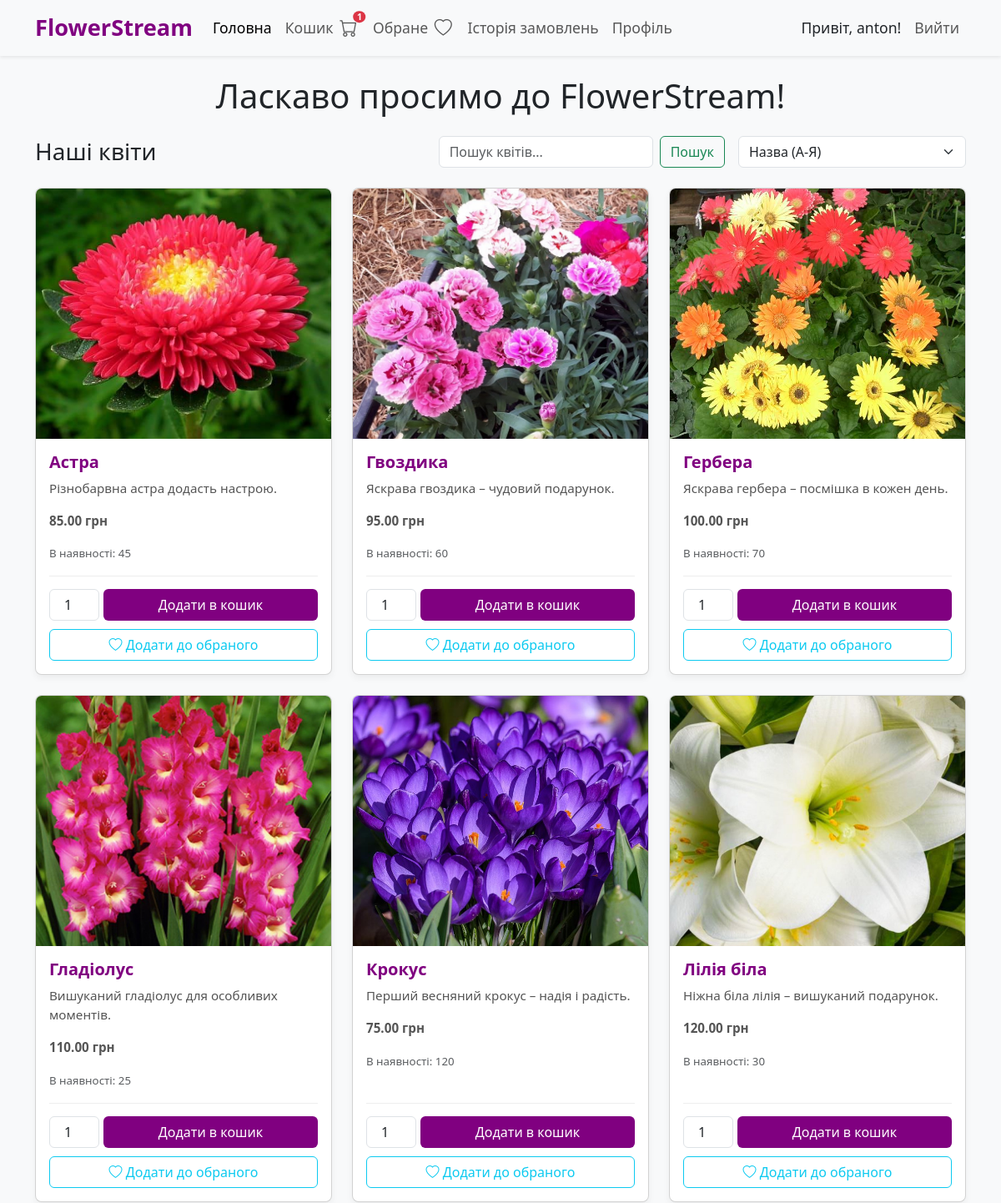
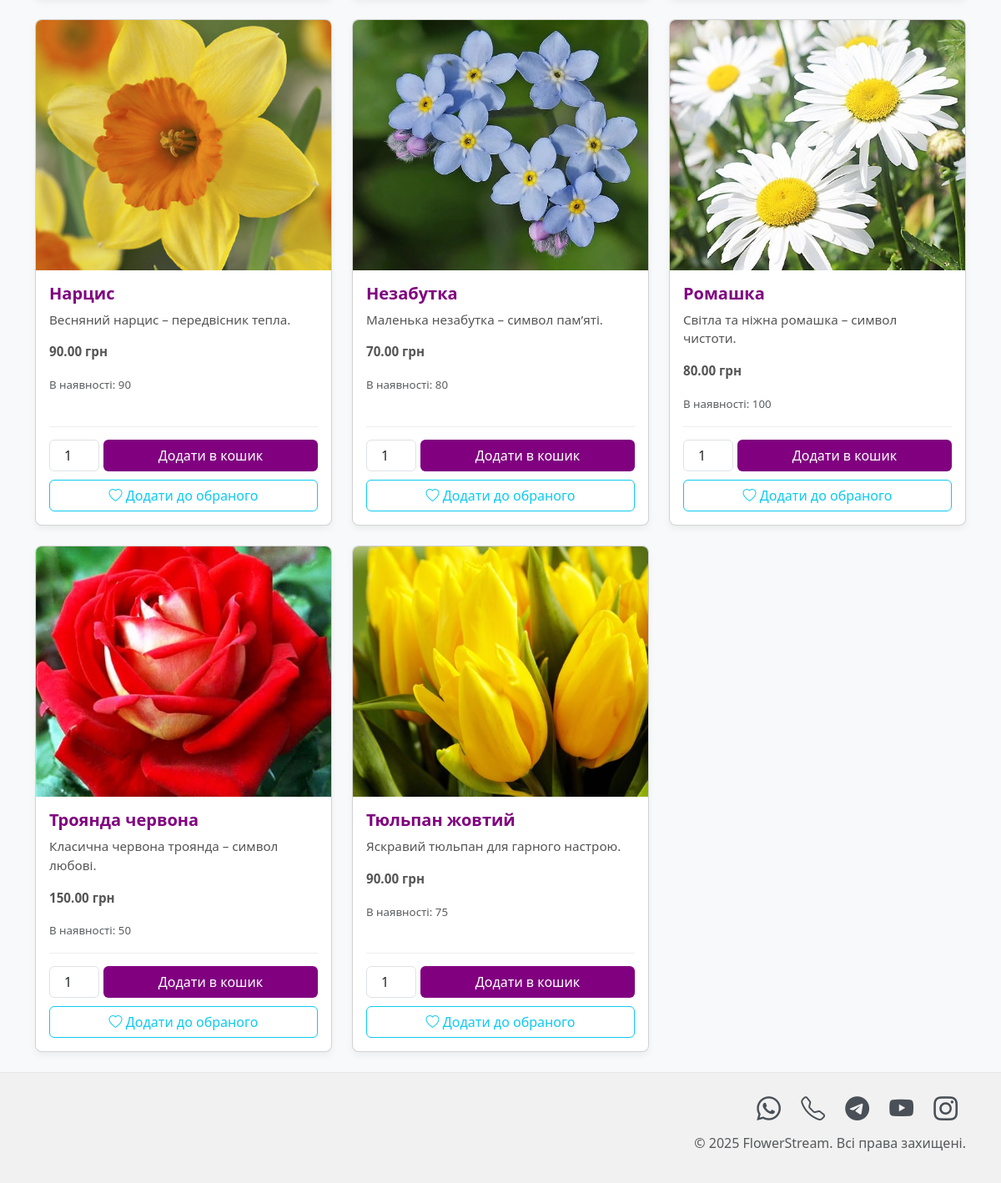
/ (signed in), run on the app's committed database (2 pictures, top to bottom).
### tables this page shows
CREATE TABLE products (
            id INTEGER PRIMARY KEY AUTOINCREMENT,
            name TEXT NOT NULL,
            description TEXT,
            price REAL NOT NULL,
            image_url TEXT,
            stock INTEGER NOT NULL DEFAULT 100 -- New stock column
        );

### app.py (the view)
@app.route('/')
def home():
    is_admin = session.get('is_admin', False)
    user_logged_in = session.get('user_id') is not None
    search_query = request.args.get('search_query') # Get search query from URL parameters
    sort_order = request.args.get('sort', 'name_asc')  # Default to 'name_asc'
    flowers = load_products_from_db(search_query, sort_order) # Load products based on search and sort
    cart = []
    cart_count = 0
    favorites = []
    edit_mode = session.get('edit_mode', False)
    if user_logged_in:
        cart = session.get('cart', [])
        cart_count = sum(item['quantity'] for item in cart) if cart else 0
        favorites = session.get('favorites', [])
    else:
        session.pop('cart', None)
        session.pop('favorites', None)
        session.pop('edit_mode', None)
    return render_template('home.html', flowers=flowers, is_admin=is_admin,
                           cart_count=cart_count, favorites=favorites,
                           user_logged_in=user_logged_in, edit_mode=edit_mode,
                           search_query=search_query, sort_order=sort_order) # Pass search_query and sort_order to template

### db.py (called while the page is built)
def get_db_connection():
    if 'db' not in g:
        database = current_app.config.get('DATABASE')
        if not database:
            raise RuntimeError("Environment variable 'DATABASE' is not set. Check your .env file.")
        conn = sqlite3.connect(database)
        conn.row_factory = sqlite3.Row
        g.db = conn
    return g.db

### templates/home.html (shortened to what this page needs)
<!DOCTYPE html>
<html lang="uk">
<head>
    <link href="https://cdn.jsdelivr.net/npm/bootstrap@5.3.0/dist/css/bootstrap.min.css" rel="stylesheet">
    <link rel="stylesheet" href="https://cdn.jsdelivr.net/npm/bootstrap-icons@1.10.5/font/bootstrap-icons.css">
</head>
<body {% if edit_mode %}class="edit-mode-active"{% endif %}>
    <nav class="navbar navbar-expand-lg navbar-light bg-light shadow-sm">
        <div class="container">
            <a class="navbar-brand" href="{{ url_for('home') }}">FlowerStream</a>
            <div class="collapse navbar-collapse" id="navbarNav">
                <ul class="navbar-nav me-auto mb-2 mb-lg-0">
                    <li class="nav-item">
                        <a class="nav-link active" aria-current="page" href="{{ url_for('home') }}">Головна</a>
                    </li>
                    {% if user_logged_in %}
                    <li class="nav-item">
                        <a class="nav-link" href="{{ url_for('view_cart') }}">
                            Кошик
                            <span class="icon-badge-container">
                                <i class="bi bi-cart"></i>
                                {% if cart_count > 0 %}<span class="badge bg-danger rounded-pill icon-badge">{{ cart_count }}</span>{% endif %}
                            </span>
                        </a>
                    </li>
                    <li class="nav-item">
                        <a class="nav-link" href="{{ url_for('view_favorites') }}">
                            Обране
                            <span class="icon-badge-container">
                                <i class="bi bi-heart"></i>
                            </span>
                        </a>
                    </li>
                    <li class="nav-item">
                        <a class="nav-link" href="{{ url_for('orders_history') }}">Історія замовлень</a>
                    </li>
                    <li class="nav-item">
                        <a class="nav-link" href="{{ url_for('profile') }}">Профіль</a>
                    </li>
                    {% endif %}
                </ul>
                <ul class="navbar-nav">
                    {% if user_logged_in %}
                        <li class="nav-item">
                            <span class="nav-link text-dark">Привіт, {{ session.username }}!</span>
                        </li>
                        <li class="nav-item">
                            <a class="nav-link btn btn-outline-danger btn-sm" href="{{ url_for('logout') }}">Вийти</a>
                        </li>
                    {% endif %}
                </ul>
            </div>
        </div>
    </nav>
    <div class="container py-4">
        <h1 class="mb-4 text-center">Ласкаво просимо до FlowerStream!</h1>
        <div class="d-flex justify-content-between align-items-center mb-4">
            <h3 class="mb-0">Наші квіти</h3>
            <div class="d-flex">
                <form action="{{ url_for('home') }}" method="get" class="d-flex me-3">
                    <input type="search" name="search_query" class="form-control me-2" placeholder="Пошук квітів..." aria-label="Search" value="{{ search_query or '' }}">
                    <button class="btn btn-outline-success" type="submit">Пошук</button>
                </form>
                <form action="{{ url_for('home') }}" method="get" class="d-flex">
                    <select name="sort" onchange="this.form.submit()" class="form-select">
                        <option value="name_asc" {% if sort_order == 'name_asc' %}selected{% endif %}>Назва (А-Я)</option>
                    </select>
                </form>
            </div>
        </div>
        <div class="row row-cols-1 row-cols-md-2 row-cols-lg-3 g-4">
            {% for flower in flowers %}
            <div class="col">
                <div class="card flower-card">
                    <a href="{{ url_for('product_detail', product_id=flower.id) }}">
                         <img src="{{ url_for('static', filename=flower.image_url.split('static/')[-1]) }}" class="card-img-top" alt="{{ flower.name }}">
                    </a>
                    <div class="card-body">
                        <h5 class="card-title">{{ flower.name }}</h5>
                        <p class="card-text">{{ flower.description }}</p>
                        <p class="card-text"><strong>{{ "%.2f"|format(flower.price) }} грн</strong></p>
                        <p class="card-text"><small class="text-muted">В наявності: {{ flower.stock }}</small></p>
                        {% if is_admin and edit_mode %}
                        <div class="d-flex flex-column gap-2">
                            <button type="button" class="btn btn-outline-primary btn-sm edit-flower-btn" data-bs-toggle="modal" data-bs-target="#editFlowerModal" data-flower-id="{{ flower.id }}">
                                Редагувати
                            </button>
                            <form action="{{ url_for('delete_flower', flower_id=flower.id) }}" method="post" class="d-inline">
                                <button type="submit" class="btn btn-outline-danger btn-sm" onclick="return confirm('Ви впевнені, що хочете видалити цей товар?');">Видалити</button>
                            </form>
                        </div>
                        {% else %}
                            <div class="card-buttons">
                                <form action="{{ url_for('add_to_cart', flower_id=flower.id) }}" method="post" class="add-to-cart-form">
                                    <input type="number" name="quantity" class="form-control" value="1" min="1" max="{{ flower.stock }}" {% if flower.stock == 0 %}disabled{% endif %}>
                                    <button type="submit" class="btn btn-purple" {% if flower.stock == 0 %}disabled{% endif %}>
                                        {% if flower.stock == 0 %}Немає в наявності{% else %}Додати в кошик{% endif %}
                                    </button>
                                </form>
                                <form action="{{ url_for('add_to_favorites', flower_id=flower.id) }}" method="post">
                                    <button type="submit" class="btn btn-outline-info">
                                        {% if flower.id in favorites|map(attribute='id')|list %}
                                            <i class="bi bi-heart-fill"></i> В обраному
                                        {% else %}
                                            <i class="bi bi-heart"></i> Додати до обраного
                                        {% endif %}
                                    </button>
                                </form>
                            </div>
                        {% endif %}
                    </div>
                </div>
            </div>
            {% endfor %}
        </div>
    </div>
    <footer class="footer mt-auto">
        <div class="container text-end">
            <div class="social-icons">
                <a href="https://wa.me/PHONE_NUMBER" target="_blank" title="WhatsApp"><i class="bi bi-whatsapp"></i></a>
                <a href="tel:PHONE_NUMBER" title="Телефон"><i class="bi bi-telephone"></i></a>
                <a href="https://t.me/tarassts" target="_blank" title="Telegram"><i class="bi bi-telegram"></i></a>
                <a href="https://www.youtube.com/YOUTUBE_CHANNEL" target="_blank" title="YouTube"><i class="bi bi-youtube"></i></a>
                <a href="https://www.instagram.com/INSTAGRAM_USERNAME" target="_blank" title="Instagram"><i class="bi bi-instagram"></i></a>
            </div>
            <p class="text-muted mt-2">&copy; {{ 'now' | date('%Y') }} FlowerStream. Всі права захищені.</p>
        </div>
    </footer>
</body>
</html>

### templates/home.html (style rules this page uses)
body { display: flex; flex-direction: column; min-height: 100vh; background-color: #f8f9fa; }
.container.py-4 { flex: 1; }
.bi { transition: color 0.2s ease; }
.footer { background-color: #f1f1f1; padding: 20px 0; text-align: center; border-top: 1px solid #e7e7e7; }
.social-icons a { font-size: 1.8rem; margin: 0 10px; color: #495057; transition: color 0.3s ease; }
.navbar-brand { font-size: 1.7rem; font-weight: bold; color: #800080 !important; }
.navbar-nav .nav-link { font-size: 1.1rem; }
.icon-badge-container { position: relative; display: inline-flex; align-items: center; justify-content: center; width: 1.5em; height: 1.5em; vertical-align: middle; margin-left: 5px; }
.icon-badge-container .bi { font-size: 1.2em; }
.icon-badge { position: absolute; top: 0; right: 0; font-size: 0.6em; padding: 0.15em 0.4em; line-height: 1; min-width: 1.2em; text-align: center; transform: translate(50%, -50%); z-index: 1; border-radius: 50%; }
.navbar-nav .nav-link { display: flex; align-items: center; min-height: 40px; }
.flower-card { box-shadow: 0 4px 8px rgba(0,0,0,0.05); border-radius: 8px; overflow: hidden; height: 100%; display: flex; flex-direction: column; }
.flower-card img { height: 300px; object-fit: cover; }
.flower-card .card-body { flex-grow: 1; display: flex; flex-direction: column; justify-content: space-between; }
.flower-card .card-title { font-size: 1.25rem; font-weight: bold; color: #800080; }
.flower-card .card-text { font-size: 0.95rem; color: #555; }
.btn-purple { background-color: #800080; color: white; }
.card-buttons { margin-top: auto; padding-top: 15px; border-top: 1px solid #eee; display: flex; flex-direction: column; gap: 10px; }
.card-buttons .btn { width: 100%; }
.add-to-cart-form { display: flex; align-items: center; gap: 5px; flex-wrap: nowrap; width: 100%; }
.add-to-cart-form input[type="number"] { width: 60px; text-align: center; flex-shrink: 0; }
.add-to-cart-form button { flex: 1; min-width: unset; }

### data on the page
products: image_url (picture), name "Астра", description "Різнобарвна астра додасть настрою.", price "85.00", stock "45", quantity "1", shows "Додати в кошик", shows "Додати до обраного"
products: image_url (picture), name "Гвоздика", description "Яскрава гвоздика – чудовий подарунок.", price "95.00", stock "60", quantity "1", shows "Додати в кошик", shows "Додати до обраного"
products: image_url (picture), name "Гербера", description "Яскрава гербера – посмішка в кожен день.", price "100.00", stock "70", quantity "1", shows "Додати в кошик", shows "Додати до обраного"
products: image_url (picture), name "Гладіолус", description "Вишуканий гладіолус для особливих моментів.", price "110.00", stock "25", quantity "1", shows "Додати в кошик", shows "Додати до обраного"
products: image_url (picture), name "Крокус", description "Перший весняний крокус – надія і радість.", price "75.00", stock "120", quantity "1", shows "Додати в кошик", shows "Додати до обраного"
products: image_url (picture), name "Лілія біла", description "Ніжна біла лілія – вишуканий подарунок.", price "120.00", stock "30", quantity "1", shows "Додати в кошик", shows "Додати до обраного"
products: image_url (picture), name "Нарцис", description "Весняний нарцис – передвісник тепла.", price "90.00", stock "90", quantity "1", shows "Додати в кошик", shows "Додати до обраного"
products: image_url (picture), name "Незабутка", description "Маленька незабутка – символ пам’яті.", price "70.00", stock "80", quantity "1", shows "Додати в кошик", shows "Додати до обраного"
products: image_url (picture), name "Ромашка", description "Світла та ніжна ромашка – символ чистоти.", price "80.00", stock "100", quantity "1", shows "Додати в кошик", shows "Додати до обраного"
products: image_url (picture), name "Троянда червона", description "Класична червона троянда – символ любові.", price "150.00", stock "50", quantity "1", shows "Додати в кошик", shows "Додати до обраного"
products: image_url (picture), name "Тюльпан жовтий", description "Яскравий тюльпан для гарного настрою.", price "90.00", stock "75", quantity "1", shows "Додати в кошик", shows "Додати до обраного"

### other printed values
{{ cart_count }} "1"
{{ session.username }} "anton"
